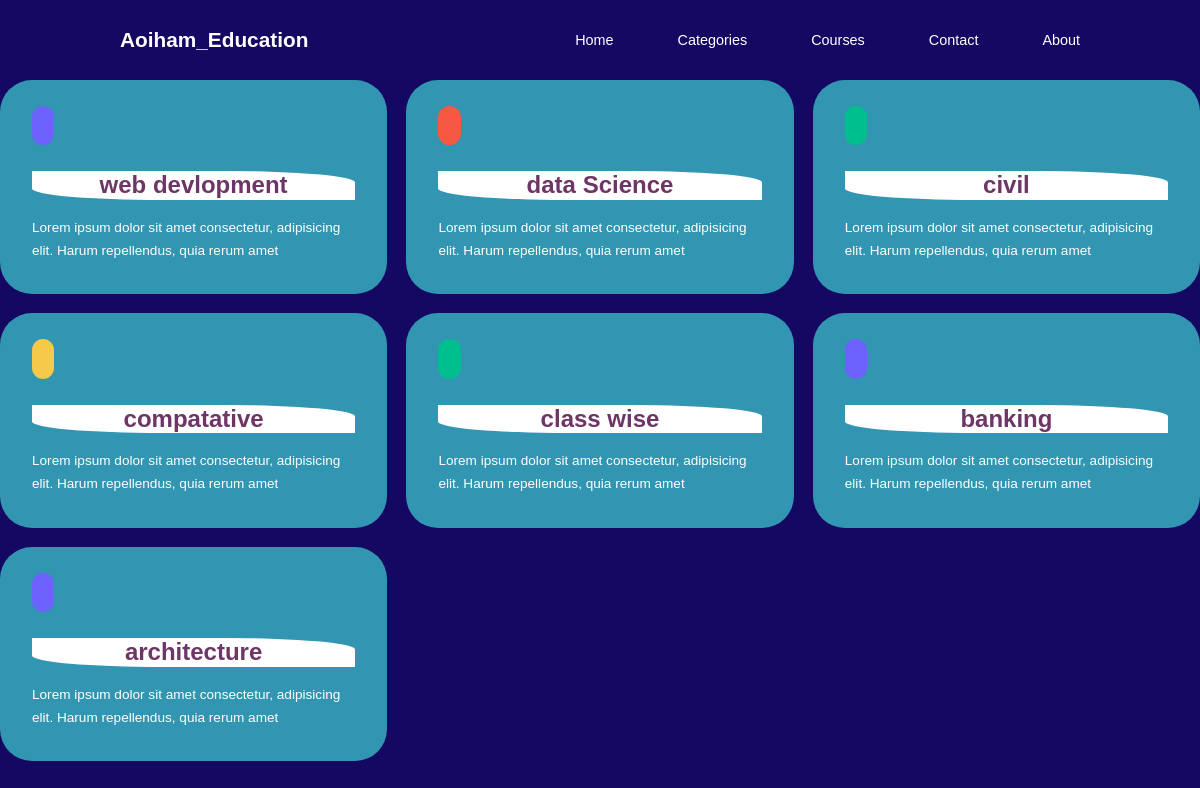
Page /Education/catogory/ on the earlier database version.
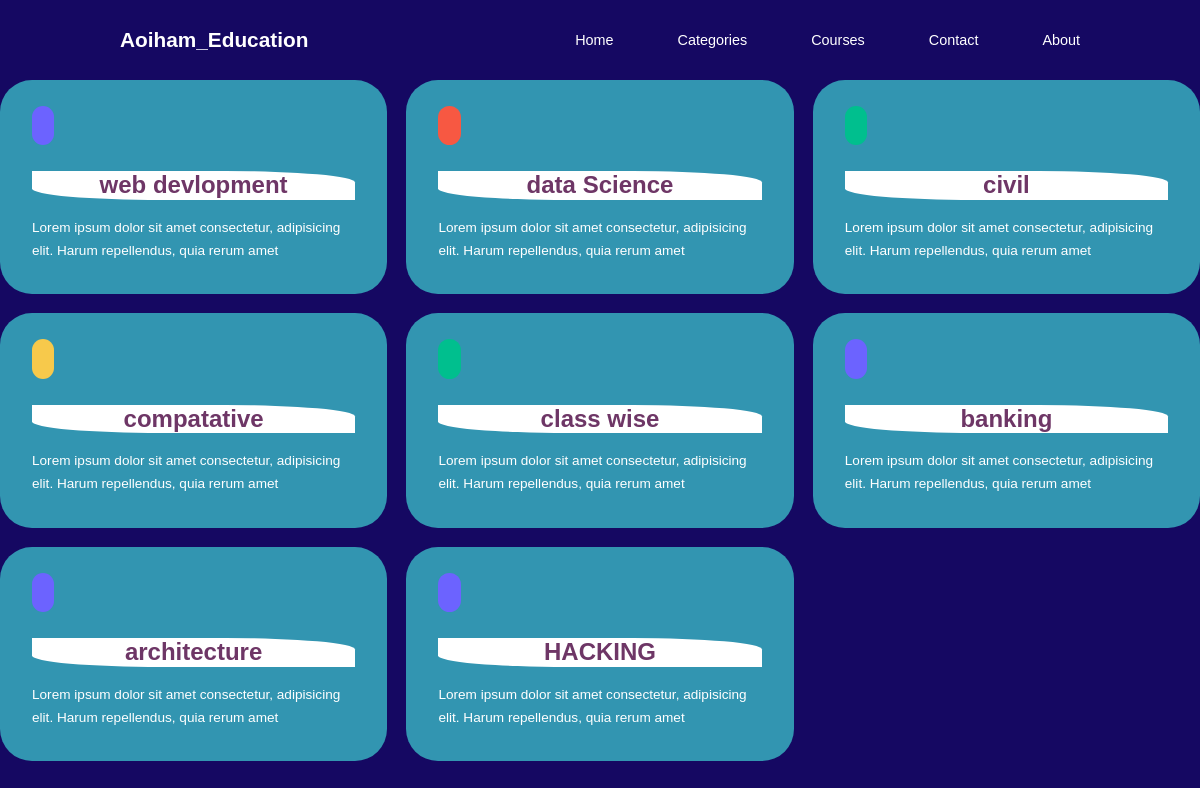
Same page on the later database version.
### Education/models.py (models this page shows, shortened)
class catagory(models.Model):
    catagory_icon=models.ImageField(upload_to='catagoryicon',blank=True,default=None,null=True)
    catagory_name=models.CharField(max_length=100,default=None,null=True,blank=True)
    catagory_Descriptin=models.CharField(max_length=100,default=None,null=True,blank=True)

### Education/views.py (the view)
# urls.py: path('catogory/',views.catogory,name='education_catogory'),
def catogory(request):
    Catagory=catagory.objects.all()
    context={'cotagory':Catagory}
    return render(request,'education/catagory.html',context)

### Education/templates/education/catagory.html (shortened to what this page needs)
{% extends "education/home.html" %}
{% load static %}
{% block css %}
<link rel="stylesheet" href="{% static 'education/css/catagory.css' %}">
{% endblock css %}
{% block categories %}
<div class="categories__right">
    {% for catogary in cotagory %}
    <article class="category">
        <a href="{% url 'education_catagory_course' catogary.id %}">
            <span class="category__icon"></span>
            <h5>{{catogary.catagory_name}}</h5>
            <p>Lorem ipsum dolor sit amet consectetur, adipisicing elit. Harum repellendus, quia rerum amet</p>
        </a>
    </article>
{% endfor %}
</div>
{% endblock categories %}

Differences in the rows shown:
added catagory: catagory_name "HACKING"
